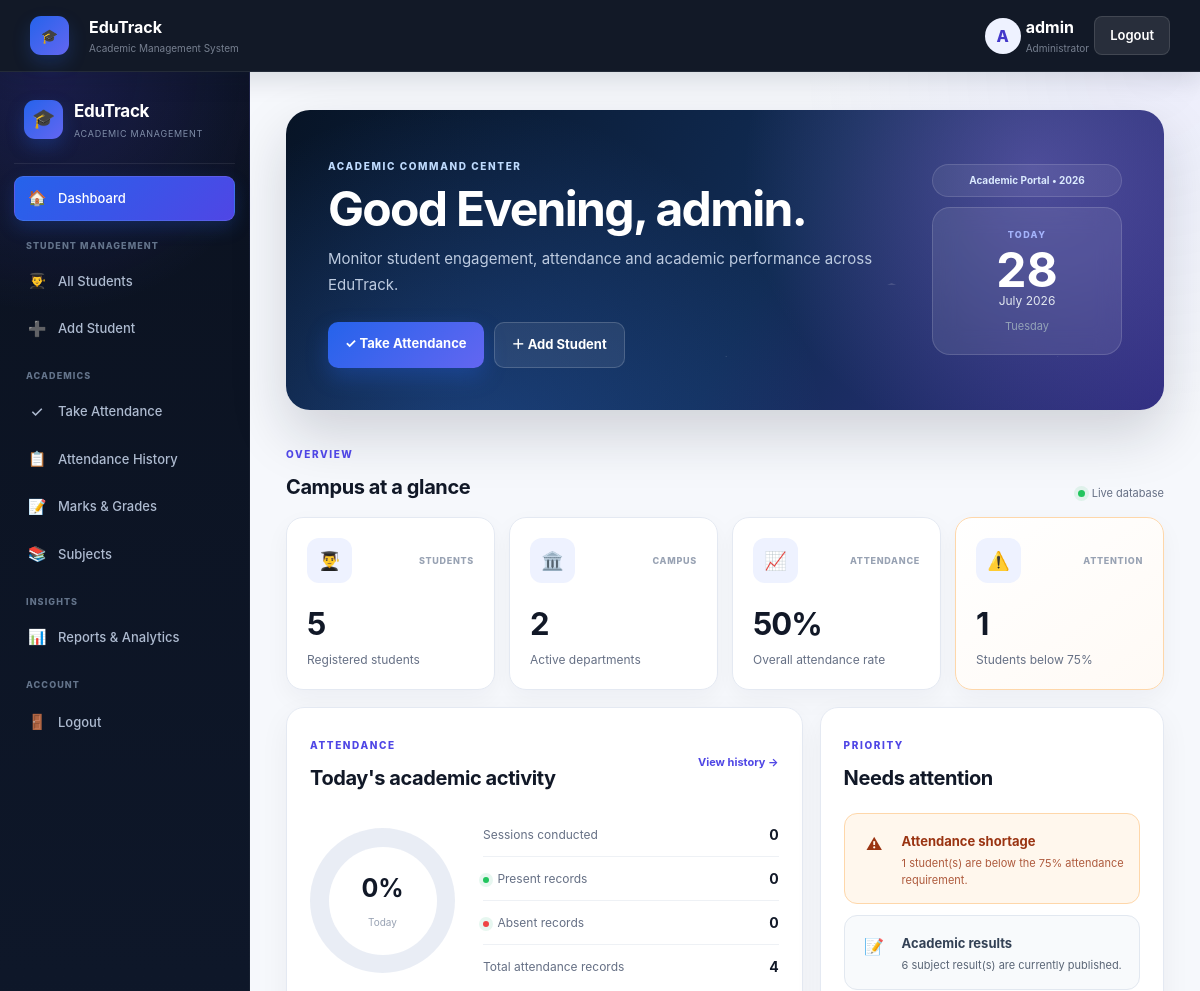
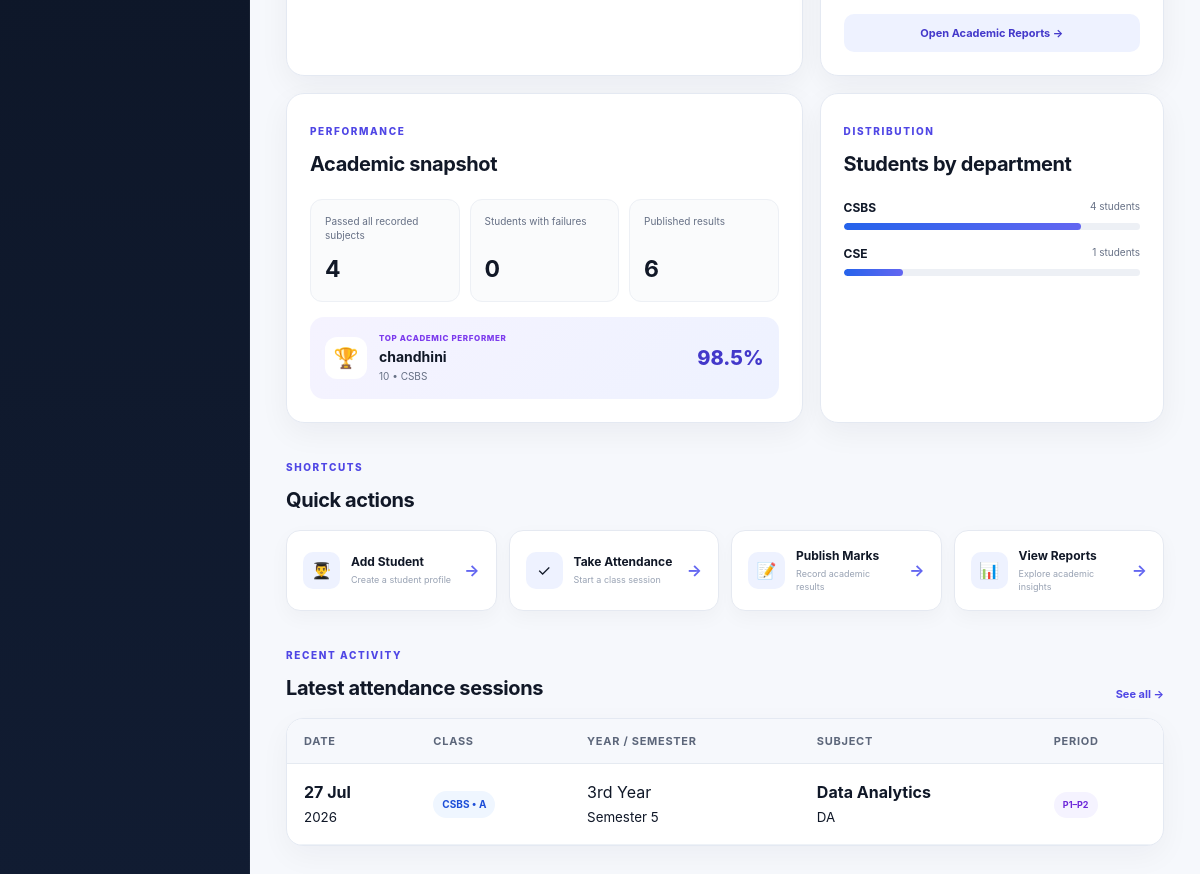
Screenshot of /dashboard.php (signed in) with the database file from the repository (2 pictures, top to bottom).
### tables this page shows
CREATE TABLE `attendance_sessions` (
  `id` int(11) NOT NULL,
  `timetable_id` int(11) NOT NULL,
  `attendance_date` date NOT NULL,
  `department` varchar(30) NOT NULL,
  `section` varchar(10) NOT NULL,
  `year` varchar(20) NOT NULL,
  `semester` int(11) NOT NULL,
  `subject_code` varchar(50) NOT NULL,
  `subject_name` varchar(150) DEFAULT NULL,
  `start_period` int(11) NOT NULL,
  `end_period` int(11) NOT NULL,
  `created_at` timestamp NOT NULL DEFAULT current_timestamp()
);

CREATE TABLE `timetable` (
  `id` int(11) NOT NULL,
  `department` varchar(30) NOT NULL,
  `section` varchar(10) NOT NULL,
  `year` varchar(20) NOT NULL,
  `semester` int(11) NOT NULL,
  `day_of_week` enum('Monday','Tuesday','Wednesday','Thursday','Friday','Saturday') NOT NULL,
  `subject_code` varchar(50) NOT NULL,
  `subject_name` varchar(150) DEFAULT NULL,
  `start_period` int(11) NOT NULL,
  `end_period` int(11) NOT NULL,
  `start_time` time NOT NULL,
  `end_time` time NOT NULL,
  `session_type` enum('Theory','Lab','Activity') DEFAULT 'Theory'
);

### dashboard.php (the view, shortened to what the rows shown need)
<?php
include "db.php";
$recent_sessions = mysqli_query(
    $conn,
    "SELECT
        ats.attendance_date,
        t.department,
        t.section,
        t.year,
        t.semester,
        t.subject_code,
        t.subject_name,
        t.start_period,
        t.end_period
     FROM attendance_sessions ats
     INNER JOIN timetable t
        ON ats.timetable_id = t.id
     ORDER BY
        ats.attendance_date DESC,
        ats.id DESC
     LIMIT 5"
);
?>
<!DOCTYPE html>
<html lang="en">
<head>
<link rel="stylesheet" href="css/style.css">
</head>
<body class="admin-dashboard-page">
<div class="main-layout">
<main class="main-content dashboard-v2">
<section class="university-dashboard-hero dashboard-reveal">
    <div class="university-hero-copy">
        <h1>Good <?php
            $hour = intval(date("H"));
            echo $hour < 12 ? "Morning" : ($hour < 17 ? "Afternoon" : "Evening");
        ?>, <?php echo htmlspecialchars($_SESSION["admin"]); ?>.</h1>
    </div>
</section>
<section class="dashboard-v2-section dashboard-reveal">
    <div class="dashboard-v2-heading">
        <div>
            <h2>Campus at a glance</h2>
        </div>
    </div>
</section>
<section class="dashboard-focus-grid dashboard-reveal">
    <article class="dashboard-v2-card attendance-focus-card">
        <div class="card-title-row">
            <div><span class="dashboard-eyebrow dark">ATTENDANCE</span><h2>Today's academic activity</h2></div>
        </div>
    </article>
    <article class="dashboard-v2-card attention-panel">
        <div class="card-title-row">
            <div><span class="dashboard-eyebrow dark">PRIORITY</span><h2>Needs attention</h2></div>
        </div>
    </article>
</section>
<section class="dashboard-focus-grid dashboard-reveal">
    <article class="dashboard-v2-card">
        <div class="card-title-row">
            <div><span class="dashboard-eyebrow dark">PERFORMANCE</span><h2>Academic snapshot</h2></div>
        </div>
    </article>
    <article class="dashboard-v2-card">
        <div class="card-title-row">
            <div><span class="dashboard-eyebrow dark">DISTRIBUTION</span><h2>Students by department</h2></div>
        </div>
    </article>
</section>
<section class="dashboard-v2-section dashboard-reveal">
    <div class="dashboard-v2-heading">
        <div><span class="dashboard-eyebrow dark">SHORTCUTS</span><h2>Quick actions</h2></div>
    </div>
</section>
<section class="dashboard-v2-section dashboard-reveal">
    <div class="dashboard-v2-heading">
        <div><span class="dashboard-eyebrow dark">RECENT ACTIVITY</span><h2>Latest attendance sessions</h2></div>
    </div>
    <div class="dashboard-v2-table-card">
        <table class="modern-table">
            <thead>
                <tr>
                    <th>Date</th>
                    <th>Class</th>
                    <th>Year / Semester</th>
                    <th>Subject</th>
                    <th>Period</th>
                </tr>
            </thead>
            <tbody>
            <?php
            if ($recent_sessions && mysqli_num_rows($recent_sessions) > 0) {
                while ($session = mysqli_fetch_assoc($recent_sessions)) {
            ?>
                <tr>
                    <td><strong><?php echo date("d M", strtotime($session["attendance_date"])); ?></strong><br><small><?php echo date("Y", strtotime($session["attendance_date"])); ?></small></td>
                    <td><span class="class-pill"><?php echo htmlspecialchars($session["department"]); ?> • <?php echo htmlspecialchars($session["section"]); ?></span></td>
                    <td><?php echo htmlspecialchars($session["year"]); ?><br><small>Semester <?php echo htmlspecialchars($session["semester"]); ?></small></td>
                    <td><strong><?php echo htmlspecialchars($session["subject_name"]); ?></strong><br><small><?php echo htmlspecialchars($session["subject_code"]); ?></small></td>
                    <td><span class="period-pill">P<?php echo intval($session["start_period"]); ?><?php if ($session["start_period"] != $session["end_period"]) { ?>–P<?php echo intval($session["end_period"]); ?><?php } ?></span></td>
                </tr>
            <?php
                }
            } else {
            ?>
                <tr><td colspan="5" class="dashboard-v2-empty">No attendance sessions recorded yet.</td></tr>
            <?php } ?>
            </tbody>
        </table>
    </div>
</section>
</main>
</div>
</body>
</html>

### rows the page displays
attendance_sessions: attendance_date "27 Jul", attendance_date "2026", timetable.department "CSBS", timetable.section "A", timetable.year "3rd Year", timetable.semester "5", timetable.subject_name "Data Analytics", timetable.subject_code "DA", timetable.start_period "1", timetable.end_period "2"

### other values shown
substr($_SESSION["admin"], 0, 1) "A"
$_SESSION["admin"] "admin"
$total_students "5"
$total_departments "2"
$overall_attendance_percentage "50"
$below_75 "1"
$today_percentage "0"
$sessions_today "0"
$present_today "0"
$absent_today "0"
$total_attendance_records "4"
$total_mark_records "6"
$passed_students "4"
$failed_students "0"
$top_performer["name"] "chandhini"
